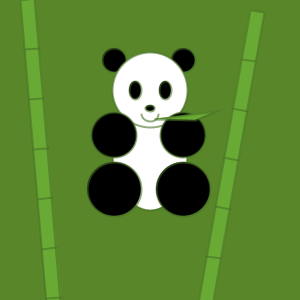
Frame 1 (no input)
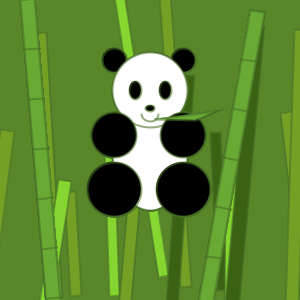
Frame 60 (the mouse pressed at the canvas centre just before this capture)
Frame 120 (the mouse held since frame 60 and released just before this capture): identical to frame 60, image omitted

The Processing sketch that drew these frames (run headless with seeded random() and noise(); from frame 60 on, the mouse is pressed at the canvas centre):

// Processing sketch: processing_87653
// ── processing_87653.pde

int myX;
int myY;
float bambooW ;
float bambooH ;
float i=0;
color[ ] bambooColor = {#74A025,#85D630,#3B6213};

void setup() {
size(300,300);
background(#588629);
frameRate(3);
strokeWeight(2);
smooth();
}

void draw() {

//draw random bamboo

if(i<width){
drawBamboo();
i=i+bambooW+10;
fill(bambooColor[int(random(0,3))]);
bambooW = random(10,15);
bambooH = random(100,400);
}
}
void drawBamboo()
{ 
  pushMatrix();
  translate(0,50);
  rotate(radians(random(-10,10)));
  rect(i,250,bambooW,-bambooH);
  popMatrix();
 
 //draw the right bamboo
 pushMatrix();
  translate(250, 10);
  rotate(radians(10));
  stroke(71, 113, 38, 150);
  fill(104, 170, 52);
  rect(0, 0, 15, 510);
  line(0, 50, 15, 50);
  line(0, 100, 15, 100);
  line(0, 150, 15, 150);
  line(0, 200, 15, 200);
  line(0, 250, 15, 250);
  line(0, 300, 15, 300);
  line(0, 350, 15, 350);
  line(0, 400, 15, 400);
  line(0, 450, 15, 450);
  popMatrix();

//draw the left bamboo
 pushMatrix();
  translate(20, 0);
  rotate(radians(-5));
  stroke(71, 113, 38, 150);
  fill(104, 170, 52);
  rect(0, 0, 15,400);
  line(0, 50, 15, 50);
  line(0, 100, 15, 100);
  line(0, 150, 15, 150);
  line(0, 200, 15, 200);
  line(0, 250, 15, 250);
  line(0, 300, 15, 300);
  line(0, 350, 15, 350);
  line(0, 400, 15, 400);
  line(0, 450, 15, 450);
  popMatrix();
 


//panda smile
myX=mouseX;
myY=mouseY;
//if(( myX<=3) || (myY<=3)){
//background(#588629);//green


//draw panda

fill(0);//black
ellipse(114,60,24,24);//left ear
ellipse(183,60,24,24);//right ear
fill(255,255,255);//white
ellipse(150,150,75,120);//body
ellipse(150,90,75,75);//head
fill(0,0,0);//black
ellipse(135,90,12,18);//left eye
ellipse(165,90,12,18);//right eye
ellipse(150,108,9,6);//nose
ellipse(114,135,45,45);//left hand
ellipse(183,135,45,45);//right hand
ellipse(114,189,54,54);//left foot
ellipse(183,189,54,54);//right foot

fill(255);

arc(150,114,18,15,myX/12+radians(5),radians(175));//smile
fill(104, 170, 52);

triangle(195,120,myX/12-50+204,myY/12+20+99,3/12+216,111);

//line(195,120,myX/12-50+204,myY/12+20+99);//L bamboo
//line(195,120,myX/12+216,111);//R bamboo
}
